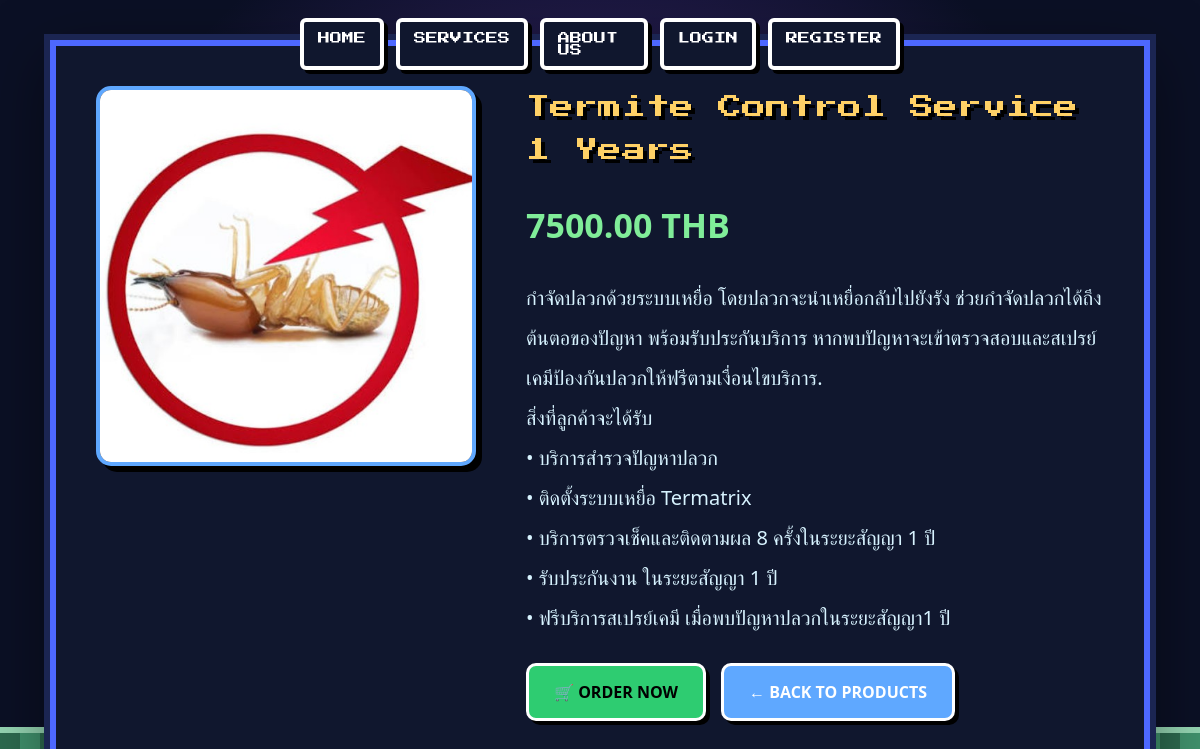
Page /products/3/ on the committed database.
### myapp/models.py (models this page shows, shortened)
class Products(models.Model):
    title = models.CharField(max_length=255, verbose_name='ชื่อสินค้า')
    detail = models.TextField(null=True, blank=True, verbose_name='รายละเอียด')
    image = models.ImageField(upload_to='products/', null=True, blank=True, verbose_name='รูปภาพสินค้า')
    others = models.TextField(null=True, blank=True, verbose_name='ข้อมูลอื่น ๆ')
    price = models.DecimalField(max_digits=10, decimal_places=2, verbose_name='ราคา')

### myapp/views.py (the view)
# urls.py: path('products/<int:id>/', ProductDetail, name='product_detail'),
def ProductDetail(request, id):
    product = get_object_or_404(Products, id=id)
    context = {
        'product': product
    }
    return render(request, 'products.html', context)

### myapp/templates/products.html (shortened to what this page needs)
<!DOCTYPE html>
<html lang="th">
<head>
</head>
<body>
<nav class="nav">
    <a href="{% url 'home' %}">HOME</a>
    <a href="{% url 'all_products' %}">SERVICES</a>
    <a href="{% url 'about' %}">ABOUT US</a>
    {% if user.is_authenticated %}
        <a href="{% url 'profile' %}">PROFILE</a>
    {% else %}
        <a href="{% url 'login' %}">LOGIN</a>
        <a href="{% url 'register' %}">REGISTER</a>
    {% endif %}
</nav>
<div class="stars">
</div>
<div class="container">
    <div class="card">
        <div class="product-layout">
            <div class="image-section">
                {% if product.image %}
                    <img src="{{ product.image.url }}"
                         alt="{{ product.title }}"
                         class="product-image">
                {% else %}
                    <img src="https://via.placeholder.com/400x400?text=No+Image"
                         alt="No Image"
                         class="product-image">
                {% endif %}
            </div>
            <div class="detail-section">
                <div class="title">
                    {{ product.title }}
                </div>
                <div class="price">
                    {{ product.price }} THB
                </div>
                {% if product.detail %}
                <div class="text">
                    {{ product.detail|linebreaks }}
                </div>
                {% endif %}
                <div class="button-group">
                    <a href="#" class="btn btn-buy">
                        🛒 ORDER NOW
                    </a>
                    <a href="{% url 'all_products' %}"
                       class="btn btn-back">
                        ← BACK TO PRODUCTS
                    </a>
                </div>
            </div>
        </div>
    </div>
</div>
</body>
</html>

### myapp/templates/products.html (style rules this page uses)
* { margin:0; padding:0; box-sizing:border-box; }
body { font-family:'Segoe UI', Tahoma, sans-serif; min-height:100vh; background: radial-gradient(circle at center, #4a2c8a 0%, #0b1025 75%); color:white; padding:40px 20px; overflow-x:hidden; }
.nav { position:fixed;top:18px;left:50%;transform:translateX(-50%);z-index:30;display:flex;gap:12px }
.nav a { font-family:'Press Start 2P',cursive;text-decoration:none;color:#fff;padding:10px 14px;background:#10172e;border:4px solid #fff;box-shadow:4px 4px #000;border-radius:6px;font-size:12px }
.stars { position:fixed; width:100%; height:100%; top:0; left:0; }
.container { max-width:1100px; margin:auto; position:relative; z-index:10; }
.card { background:#10172e; border:6px solid #4d68ff; box-shadow: 0 0 0 6px #1b2552, 0 20px 60px rgba(0,0,0,.5); padding:40px; }
.product-layout { display:grid; grid-template-columns:380px 1fr; gap:50px; align-items:start; }
.image-section { display:flex; justify-content:center; }
.product-image { width:100%; max-width:380px; aspect-ratio:1/1; object-fit:cover; border:4px solid #5fa8ff; border-radius:15px; box-shadow:6px 6px #000; background:#0b1125; }
.detail-section { text-align:left; }
.title { font-family:'Press Start 2P', cursive; font-size:24px; line-height:1.8; margin-bottom:30px; color:#ffd166; text-shadow:4px 4px #000; }
.price { font-size:34px; font-weight:bold; color:#80ed99; margin-bottom:30px; }
.text { font-size:20px; line-height:2; color:#d7f3ff; margin-bottom:25px; }
.button-group { display:flex; gap:15px; flex-wrap:wrap; }
.btn { text-decoration:none; padding:15px 25px; border:3px solid #fff; box-shadow:4px 4px #000; border-radius:10px; font-weight:bold; transition:.25s; }
.btn-buy { background:#2ecc71; color:#000; }
.btn-back { background:#5fa8ff; color:#fff; }

### rows in the picture
Products: image (picture), title "Termite Control Service 1 Years", price "7500.00", detail "กำจัดปลวกด้วยระบบเหยื่อ โดยปลวกจะนำเหยื่อกลับไปยังรัง ช่วยกำจัดปลวกได้ถึงต้นตอของปัญหา พร้อมรับประกันบริการ หากพบปัญหาจะเข้าตรวจสอบและสเปรย์เคมีป้องกันปลวกให้ฟรีตามเงื่อนไขบริการ. สิ่งที่ลูกค้าจะได้รับ • บริการสำรวจปัญหาปลวก • ติดตั้งระบบเหยื่อ Termatrix • บริการตรวจเช็คและติดตามผล 8 ครั้งในระยะสัญญา 1 ปี • รับประกันงาน ในระยะสัญญา 1 ปี • ฟรีบริการสเปรย์เคมี เมื่อพบปัญหาปลวกในระยะสัญญา1 ปี"
